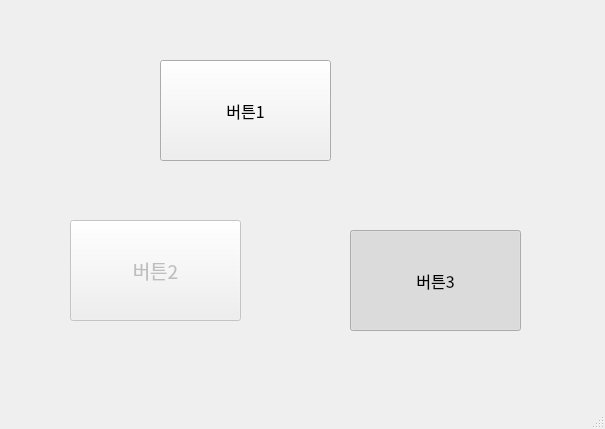
<?xml version="1.0" encoding="UTF-8"?>
<ui version="4.0">
 <class>MainWindow</class>
 <widget class="QMainWindow" name="MainWindow">
  <property name="geometry">
   <rect>
    <x>0</x>
    <y>0</y>
    <width>605</width>
    <height>429</height>
   </rect>
  </property>
  <property name="windowTitle">
   <string>MainWindow</string>
  </property>
  <widget class="QWidget" name="centralwidget">
   <widget class="QPushButton" name="btn_1">
    <property name="enabled">
     <bool>true</bool>
    </property>
    <property name="geometry">
     <rect>
      <x>160</x>
      <y>60</y>
      <width>171</width>
      <height>101</height>
     </rect>
    </property>
    <property name="font">
     <font>
      <family>Agency FB</family>
      <pointsize>12</pointsize>
     </font>
    </property>
    <property name="text">
     <string>버튼1</string>
    </property>
    <property name="checkable">
     <bool>false</bool>
    </property>
    <property name="checked">
     <bool>false</bool>
    </property>
   </widget>
   <widget class="QPushButton" name="btn_2">
    <property name="enabled">
     <bool>false</bool>
    </property>
    <property name="geometry">
     <rect>
      <x>70</x>
      <y>220</y>
      <width>171</width>
      <height>101</height>
     </rect>
    </property>
    <property name="font">
     <font>
      <family>Agency FB</family>
      <pointsize>14</pointsize>
     </font>
    </property>
    <property name="text">
     <string>버튼2</string>
    </property>
    <property name="checkable">
     <bool>false</bool>
    </property>
    <property name="checked">
     <bool>false</bool>
    </property>
   </widget>
   <widget class="QPushButton" name="btn_3">
    <property name="enabled">
     <bool>true</bool>
    </property>
    <property name="geometry">
     <rect>
      <x>350</x>
      <y>230</y>
      <width>171</width>
      <height>101</height>
     </rect>
    </property>
    <property name="font">
     <font>
      <family>Agency FB</family>
      <pointsize>12</pointsize>
     </font>
    </property>
    <property name="text">
     <string>버튼3</string>
    </property>
    <property name="checkable">
     <bool>true</bool>
    </property>
    <property name="checked">
     <bool>true</bool>
    </property>
   </widget>
  </widget>
  <widget class="QMenuBar" name="menubar">
   <property name="geometry">
    <rect>
     <x>0</x>
     <y>0</y>
     <width>605</width>
     <height>21</height>
    </rect>
   </property>
  </widget>
  <widget class="QStatusBar" name="statusbar"/>
 </widget>
 <resources/>
 <connections/>
</ui>
